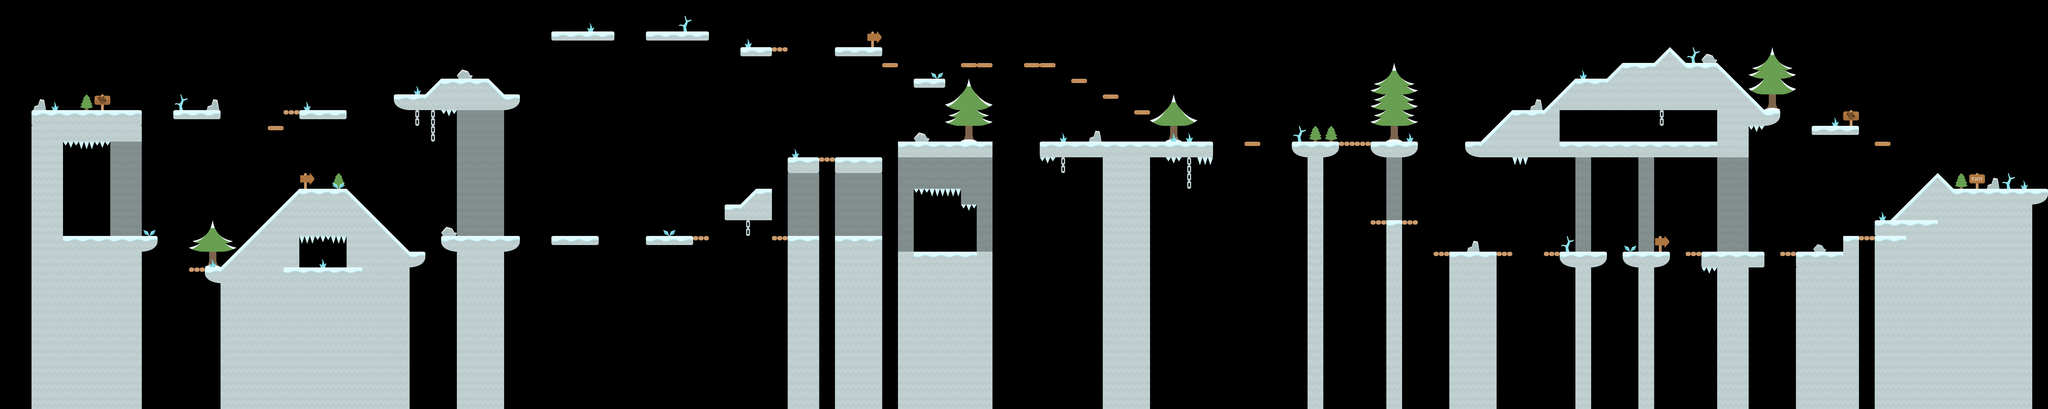

This game map was drawn from its Tiled (.tmx) file and the tilesets committed beside it. A one-line description and the trimmed map source follow:
An orthogonal 130x26 tile map with 64x64 px tiles, 3 tile layers (background, groundBack, ground) and 68 objects (33x ice, 15x color, 9x platform, 6x spawn, 2x question, ...).

<map version="1.0" orientation="orthogonal" renderorder="right-down" width="130" height="26" tilewidth="64" tileheight="64" nextobjectid="186">
 <properties>
  <property name="background" value="" />
 </properties>
 <tileset firstgid="1" name="tileset" tilewidth="64" tileheight="64">
  <image source="tileset.png" width="832" height="640" />
 </tileset>
 <layer name="background" width="130" height="26">
  <data>[3380 cells, 57 non-empty, 11 distinct tile ids]</data>
 </layer>
 <layer name="groundBack" width="130" height="26">
  <data>[3380 cells, 159 non-empty, 11 distinct tile ids]</data>
 </layer>
 <layer name="ground" width="130" height="26">
  <data>[3380 cells, 1012 non-empty, 16 distinct tile ids]</data>
 </layer>
 <objectgroup name="collision">
  <object id="127" name="ice" x="128" y="452" width="447.333" height="20.6667" />
  <object id="129" name="ice" x="256" y="962" width="382.667" height="62" />
  <object id="130" name="ice" x="704" y="450" width="190.667" height="34" />
  <object id="131" name="ice" x="1152" y="448" width="256" height="19.3333" />
  <object id="132" name="ice" x="2238" y="130" width="256.667" height="34.6667" />
  <object id="134" name="ice" x="2623" y="130" width="256" height="32.6667" />
  <object id="135" name="ice" x="3007" y="194" width="192.333" height="17.3333" />
  <object id="136" name="ice" x="3392" y="190" width="192" height="24.6667" />
  <object id="138" name="ice" x="3712" y="320" width="128" height="24" />
  <object id="140" name="ice" x="1792" y="962" width="318" height="62" />
  <object id="142" name="ice" x="2241" y="962" width="188.667" height="18.6667" />
  <object id="143" name="ice" x="2622" y="962" width="256.667" height="17.3333" />
  <object id="146" name="ice" x="3200" y="641" width="383.333" height="31.3333" />
  <object id="148" name="ice" x="3648" y="578" width="380" height="70" />
  <object id="149" name="ice" x="3390" y="964" width="192" height="21.3333" />
  <object id="150" name="ice" x="3712" y="1026" width="254.667" height="24" />
  <object id="151" name="ice" x="4225" y="578" width="700" height="58" />
  <object id="153" name="ice" x="5824" y="1026" width="316" height="20" />
  <object id="154" name="ice" x="6274" y="1026" width="250" height="28" />
  <object id="155" name="ice" x="6592" y="1026" width="192" height="38" />
  <object id="156" name="ice" x="6913" y="1025.5" width="252" height="62" />
  <object id="157" name="ice" x="7357" y="514" width="196" height="34" />
  <object id="158" name="ice" x="5244" y="578" width="518" height="40" />
  <object id="159" name="ice" x="5570" y="896" width="186" height="22" />
  <object id="160" name="ice" x="831.5" y="1089">
   <polyline points="0,0 64.5,0.5 383.833,-320.333 576.5,-321 831.167,-65 893.167,-65 895.167,-65 895.833,-38.3333 886.5,-20.3333 869.167,-8.33333 839.167,-1 831.833,-1 831.833,190.333 63.8333,189 63.8333,63.6667 45.1667,61 25.1667,54.3333 6.5,40.3333 -1.5,25 -1.5,-0.333333" />
  </object>
  <object id="161" name="ice" x="1600.33" y="386.333">
   <polyline points="0,0 0.333333,30.3333 9,44.3333 21.3333,53.3333 40.6667,61 59,63.3333 128,63.3333 191.333,63.6667 255,64 449,63.6667 475.667,58.3333 495.667,50.3333 505.667,37.6667 511,22.3333 511,2.33333 511,-0.333333 447,0.333333 383.667,-63 191.667,-63.6667 129,0.333333 0.333333,-0.333333" />
  </object>
  <object id="162" name="ice" x="5950.67" y="580">
   <polyline points="0,0 65.3333,0 194.667,-128 320,-126.667 452,-256 576,-256 641.333,-320 769.333,-321.333 832,-382.667 892,-324 1022.67,-322.667 1213.33,-128 1280,-128 1278.67,-98.6667 1268,-81.3333 1242.67,-69.3333 1222.67,-68 1152,-66.6667 1152,58.6667 1018.67,62.6667 728,61.3333 681.333,61.3333 442.667,62.6667 181.333,64 65.3333,64 25.3333,56 2.66667,34.6667 0,1.33333" />
  </object>
  <object id="163" name="ice" x="7295.33" y="1278.67">
   <polyline points="0,0 4,-253.333 192,-252 193.333,-314.667 257.333,-314.667 258.667,2.66667" />
  </object>
  <object id="164" name="ice" x="7551.45" y="960" width="64.3636" height="18.1818" />
  <object id="166" name="ice" x="7617" y="1241">
   <polyline points="0,0 -1,-342 64,-343 255,-533 316,-471 700,-470 699,-440 686,-421 659,-409 638,-405 638,2" />
  </object>
  <object id="168" name="platform" x="5057.33" y="574.667" width="61.3333" height="19.3333" />
  <object id="169" name="platform" x="3584.33" y="255.333" width="64" height="19.3333" />
  <object id="170" name="platform" x="7615.33" y="575.333" width="64" height="18.6667" />
  <object id="171" name="ice" x="3136.67" y="960" width="190.667" height="22.6667" />
  <object id="174" name="platform" x="1086" y="512" width="65.3333" height="18.6667" />
  <object id="176" name="platfprm" x="3903.5" y="256" width="127.5" height="17" />
  <object id="177" name="platform" x="4353" y="320.5" width="62" height="17" />
  <object id="178" name="platform" x="4162" y="255.5" width="125" height="17" />
  <object id="179" x="2942" y="852">
   <polyline points="0,0 -1,-20 68,-19 132,-83 192,-83 193,42 2,43 1,-2" />
  </object>
  <object id="181" name="platform" x="4482" y="384.5" width="62" height="17" />
  <object id="182" name="platform" x="4608" y="448.5" width="62" height="17" />
  <object id="183" name="ice" x="7229.45" y="1025" width="70" height="18.3636" />
  <object id="184" name="ice" x="6841.45" y="1025" width="70" height="18.3636" />
  <object id="185" name="platform" x="764" y="1089" width="65.3333" height="18.6667" />
 </objectgroup>
 <objectgroup name="items">
  <object id="18" name="question" x="320" y="256" width="63" height="62" />
  <object id="22" name="spawn" x="1345.33" y="574.667" width="64" height="66.6667">
   <properties>
    <property name="spawnInterval" value="5" />
    <property name="speed" value="-1" />
   </properties>
  </object>
  <object id="38" name="spawn" x="3332.5" y="33" width="62.5" height="64.5">
   <properties>
    <property name="spawnInterval" value="9" />
    <property name="speed" value="0.8" />
   </properties>
  </object>
  <object id="40" name="question" x="6192.5" y="234" width="60.5" height="62.5" />
  <object id="47" name="spawn" x="6786" y="735" width="62" height="66">
   <properties>
    <property name="spawnInterval" value="4" />
    <property name="speed" value="-0.4" />
   </properties>
  </object>
  <object id="51" name="color" x="4857" y="370" width="62" height="64">
   <properties>
    <property name="power" value="0.10" />
   </properties>
  </object>
  <object id="52" name="color" x="7418.7" y="305.515" width="62" height="64">
   <properties>
    <property name="power" value="0.10" />
   </properties>
  </object>
  <object id="55" name="color" x="2219.7" y="30.515" width="62" height="64">
   <properties>
    <property name="power" value="0.10" />
   </properties>
  </object>
  <object id="56" name="color" x="767.697" y="261.515" width="62" height="64">
   <properties>
    <property name="power" value="0.05" />
   </properties>
  </object>
  <object id="43" name="spike" x="5888.69" y="1007.12" width="64" height="16.6667" />
  <object id="80" name="spawn" x="3261.33" y="272.667" width="64" height="66.6667">
   <properties>
    <property name="spawnInterval" value="6" />
    <property name="speed" value="-0.8" />
   </properties>
  </object>
  <object id="81" name="spawn" x="8253.33" y="402.667" width="64" height="66.6667">
   <properties>
    <property name="spawnInterval" value="4.8" />
    <property name="speed" value="-1" />
   </properties>
  </object>
  <object id="82" name="color" x="1859.7" y="893.515" width="62" height="64">
   <properties>
    <property name="power" value="0.05" />
   </properties>
  </object>
  <object id="83" name="color" x="1867.7" y="138.515" width="62" height="64">
   <properties>
    <property name="power" value="0.05" />
   </properties>
  </object>
  </objectgroup>
 <objectgroup name="platform" />
 <objectgroup name="teleport" />
</map>
<!-- 10 of 68 objects omitted -->
